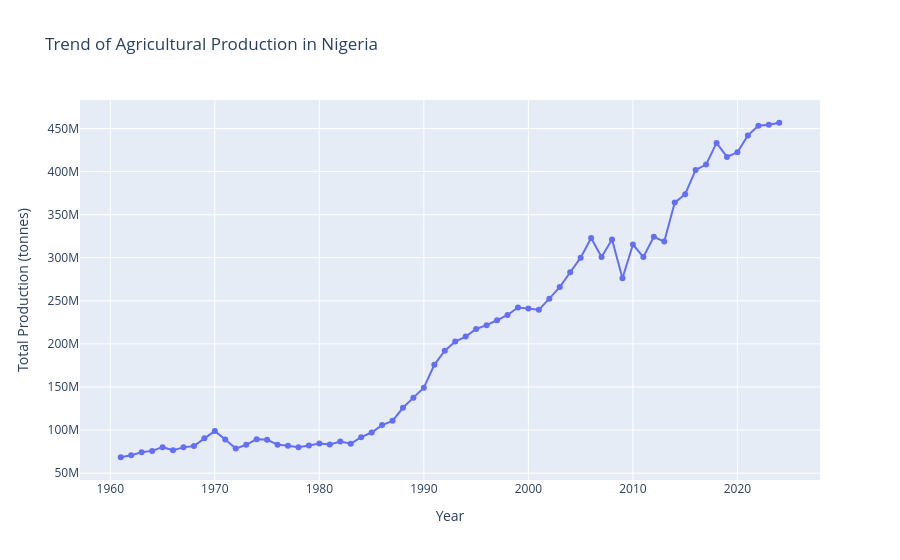

The notebook cell saved with this chart:
### Code cell
fig = px.line(
    yearly_production,
    x="Year",
    y="Production",
    markers=True,
    title="Trend of Agricultural Production in Nigeria",
    labels={
        "Year": "Year",
        "Production": "Total Production (tonnes)"
    }
)

fig.show()
